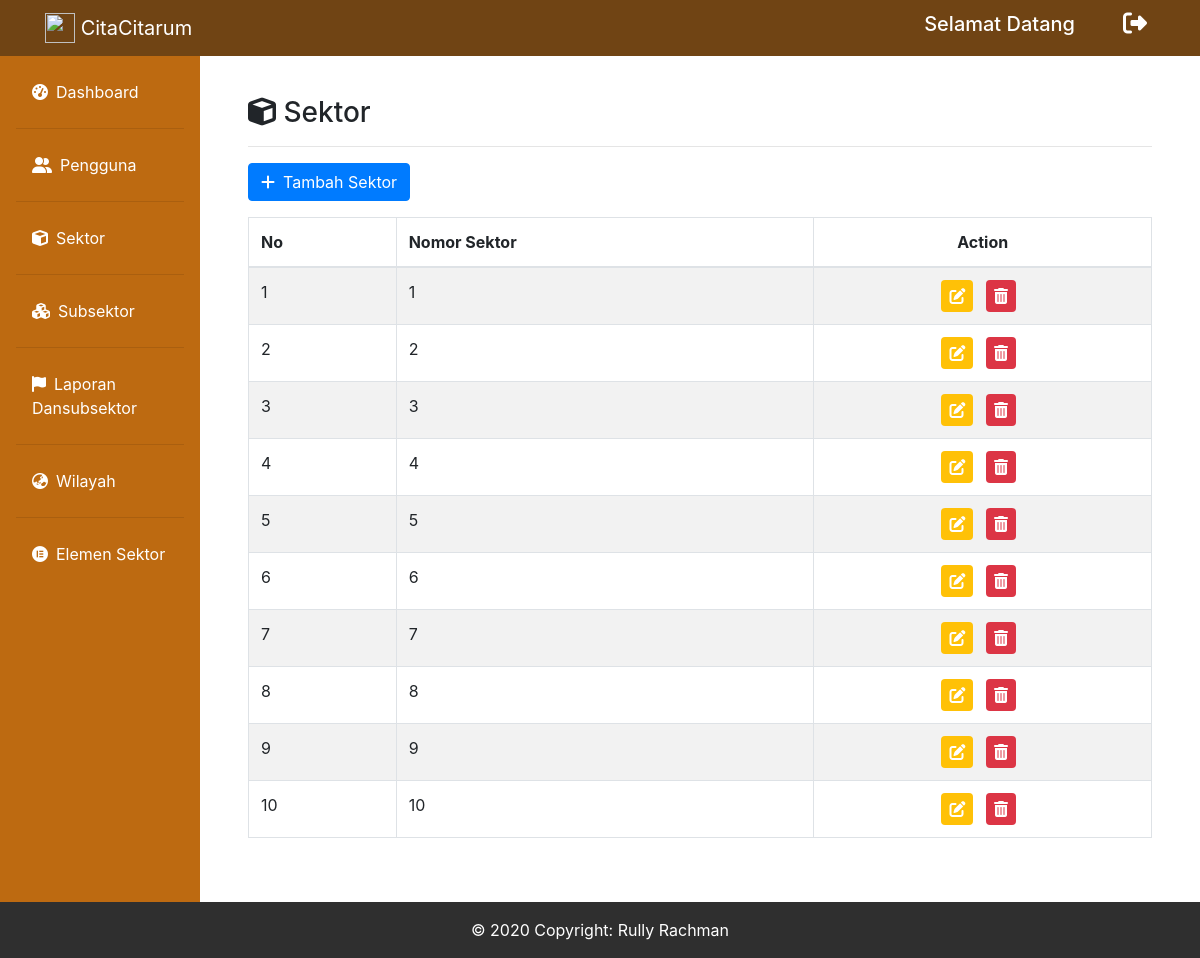
Page /admin_sektor.php on the committed database.
### tables this page shows
CREATE TABLE `sektor` (
  `id_sektor` int(50) NOT NULL,
  `nomor_sektor` int(50) NOT NULL
);

### admin_sektor.php (the view, shortened to what this page needs)
<?php
include("connect.php");
?>
<!doctype html>
<html lang="en">
  <head>
    <link rel="stylesheet" href="https://stackpath.bootstrapcdn.com/bootstrap/4.4.1/css/bootstrap.min.css">
    <link rel="stylesheet" href="fontawesome/css/all.min.css">
  </head>
  <body>
        <nav class="navbar navbar-expand-lg navbar-dark bg-gradient-primary fixed-top" style="background-color: #704414" id="bar">
            <div class="container">
                <a href="admin_dashboard.php" class="navbar-brand" href="index.php">
                    <img src="img/logocitarum.png" width="30" height="30" class="d-inline-block align-top" alt="">  CitaCitarum</a>
                <div class="collapse navbar-collapse" id="navbarText">
                <span class="mr-5"><h5>Selamat Datang <?php echo $_SESSION["name"]?></h5></span>
                <div class="icon">
                    <h4>
                        <a href="admin_dashboard.php?logout='1'" class="text-decoration-none"><i class="fas fa-sign-out-alt mr-2" data-toggle="tooltip" title="Logout"></i></a>
                    </h4>
                </div>
        </nav>
        <div class="row no-gutters mt-5">
        <div class="col-md-2 pt-2 sidebar" style="background-color: #BD6A11">
        <ul class="nav flex-column pl-3 pr-3 pb-3 p-1 pt-3" style="background-color: #BD6A11">
            <li class="nav-item">
                <a class="nav-link text-white active" href="admin_dashboard.php"><i class="fas fa-tachometer-alt mr-2"></i>Dashboard</a><hr>
            </li>
            <li class="nav-item">
                <a class="nav-link text-white" href="admin_user.php"><i class="fas fa-user-friends mr-2"></i>Pengguna</a><hr>
            </li>
            <li class="nav-item">
                <a class="nav-link text-white" href="admin_sektor.php"><i class="fas fa-cube mr-2"></i>Sektor</a><hr>
            </li>
            <li class="nav-item">
                <a class="nav-link text-white" href="admin_subsektor.php"><i class="fas fa-cubes mr-2"></i>Subsektor</a><hr>
            </li>
            <li class="nav-item">
                <a class="nav-link text-white" href="admin_laporandansubsektor.php"><i class="fas fa-flag mr-2"></i>Laporan Dansubsektor</a><hr>
            </li>
            <li class="nav-item">
                <a class="nav-link text-white" href="wilayah.php"><i class="fas fa-globe-asia mr-2"></i>Wilayah</a><hr>
            </li>
            <li class="nav-item">
                <a class="nav-link text-white" href="admin_elemen.php"style="margin-bottom: 110px"><i class="fab fa-elementor mr-2"></i>Elemen Sektor</a>
            </li>
        </ul>
        </div>
        <div class="col-md-10 p-5">
            <h3><i class="fas fa-cube"></i> Sektor</h3>
            <hr>
            <a href="tambah_sektor.php" class="btn btn-primary mb-3"><i class="fas fa-plus mr-2"></i>Tambah Sektor</a>
            <table class="table table-striped table-bordered">
            <thead>
                <tr>
                <th scope="col">No</th>
                <th scope="col">Nomor Sektor</th>
                <th scope="col" colspan="2" class="text-center">Action</th>
                </tr>
            </thead>
            <tbody>
            <?php
                $query = "SELECT * FROM sektor ";
                $sql = mysqli_query($conn, $query);
                $no = 1;
                while($row = mysqli_fetch_array($sql)){
                echo "
                    <tr>
                    <td>$no</td>
                    <td>$row[id_sektor]</td>
                    <td colspan='2' class='text-center'><a href='edit_sektor.php?id=$row[id_sektor]'><i class='fas fa-edit bg-warning p-2 text-white rounded mr-0' data-toggle='tooltip' title='edit'></i></a>
                    <a class='m-2' href='admin_sektor.php?deletesektor=$row[id_sektor]'><i class='fas fa-trash-alt bg-danger text-white p-2 rounded'></i></a></td>
                    </tr>";
                    $no++;
                }
            ?>
            </tbody>
            </table>
        </div>
    </div>
        <footer>
            <div class="footer-copyright text-center py-3">© 2020 Copyright: Rully Rachman
            </div>
        </footer>
  </body>
</html>

### admin_sektor.php (style rules this page uses)
.navbar { color: white; }
.icon a { color: white; text-decoration: none; }
.footer-copyright { background-color: #2f2f2f; color: white; }

### rows in the picture
sektor: id_sektor "1"
sektor: id_sektor "2"
sektor: id_sektor "3"
sektor: id_sektor "4"
sektor: id_sektor "5"
sektor: id_sektor "6"
sektor: id_sektor "7"
sektor: id_sektor "8"
sektor: id_sektor "9"
sektor: id_sektor "10"
